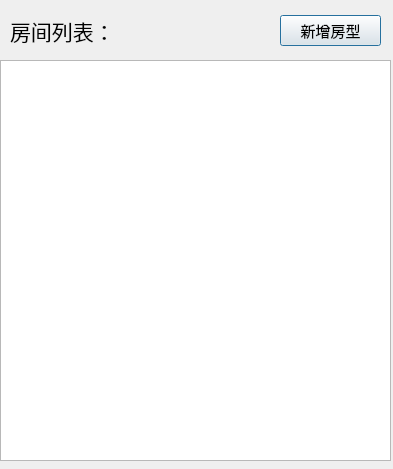
<?xml version="1.0" encoding="UTF-8"?>
<ui version="4.0">
 <class>Dlg_roomEdit</class>
 <widget class="QDialog" name="Dlg_roomEdit">
  <property name="geometry">
   <rect>
    <x>0</x>
    <y>0</y>
    <width>393</width>
    <height>469</height>
   </rect>
  </property>
  <property name="font">
   <font>
    <family>微软雅黑</family>
   </font>
  </property>
  <property name="windowTitle">
   <string>修改房间</string>
  </property>
  <widget class="QLabel" name="label">
   <property name="geometry">
    <rect>
     <x>10</x>
     <y>10</y>
     <width>141</width>
     <height>41</height>
    </rect>
   </property>
   <property name="font">
    <font>
     <pointsize>16</pointsize>
    </font>
   </property>
   <property name="text">
    <string>房间列表：</string>
   </property>
  </widget>
  <widget class="QListWidget" name="listWidget">
   <property name="geometry">
    <rect>
     <x>0</x>
     <y>60</y>
     <width>391</width>
     <height>401</height>
    </rect>
   </property>
  </widget>
  <widget class="QPushButton" name="pushButton">
   <property name="geometry">
    <rect>
     <x>280</x>
     <y>15</y>
     <width>101</width>
     <height>31</height>
    </rect>
   </property>
   <property name="font">
    <font>
     <pointsize>11</pointsize>
    </font>
   </property>
   <property name="text">
    <string>新增房型</string>
   </property>
  </widget>
 </widget>
 <resources/>
 <connections/>
</ui>
